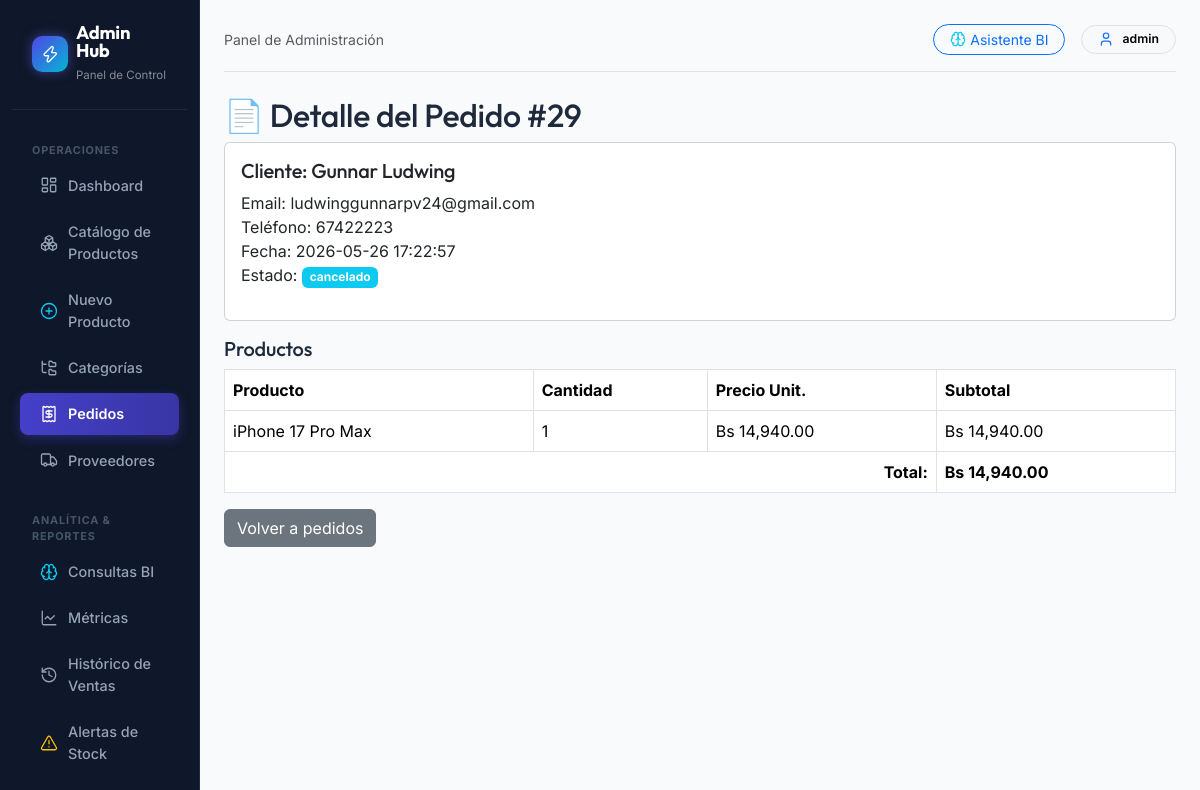
The page /admin/detalle_pedido.php?id=29 (signed in) on the database its author committed.
### tables this page shows
CREATE TABLE `pedidos` (
  `id` int(10) UNSIGNED NOT NULL,
  `cliente_id` int(10) UNSIGNED NOT NULL,
  `total` decimal(10,2) NOT NULL DEFAULT 0.00,
  `estado` enum('pendiente','confirmado','enviado','entregado','cancelado') NOT NULL DEFAULT 'pendiente',
  `notas` text DEFAULT NULL COMMENT 'Instrucciones especiales del cliente',
  `notificado_telegram` tinyint(1) NOT NULL DEFAULT 0 COMMENT '1 = ya se envió notificación',
  `creado_en` timestamp NOT NULL DEFAULT current_timestamp(),
  `actualizado_en` timestamp NOT NULL DEFAULT current_timestamp() ON UPDATE current_timestamp()
);

CREATE TABLE `clientes` (
  `id` int(10) UNSIGNED NOT NULL,
  `nombre` varchar(150) NOT NULL,
  `telefono` varchar(30) DEFAULT NULL,
  `email` varchar(200) DEFAULT NULL,
  `direccion` text DEFAULT NULL,
  `creado_en` timestamp NOT NULL DEFAULT current_timestamp()
);

CREATE TABLE `detalle_pedidos` (
  `id` int(10) UNSIGNED NOT NULL,
  `pedido_id` int(10) UNSIGNED NOT NULL,
  `producto_id` int(10) UNSIGNED NOT NULL,
  `cantidad` int(10) UNSIGNED NOT NULL DEFAULT 1,
  `precio_unitario` decimal(10,2) NOT NULL COMMENT 'Precio en el momento de la compra (snapshot)',
  `subtotal` decimal(10,2) NOT NULL DEFAULT 0.00 COMMENT 'Calculado desde PHP: cantidad * precio_unitario'
);

CREATE TABLE `productos` (
  `id` int(10) UNSIGNED NOT NULL,
  `categoria_id` int(10) UNSIGNED NOT NULL,
  `proveedor_id` int(10) UNSIGNED DEFAULT NULL,
  `nombre` varchar(200) NOT NULL,
  `descripcion` text DEFAULT NULL COMMENT 'Descripción detallada para el prompt de la IA',
  `precio` decimal(10,2) NOT NULL DEFAULT 0.00,
  `stock` int(10) UNSIGNED NOT NULL DEFAULT 0,
  `imagen_url` varchar(500) DEFAULT NULL COMMENT 'Ruta relativa o URL de la imagen',
  `sku` varchar(80) DEFAULT NULL COMMENT 'Código único de producto (Stock Keeping Unit)',
  `activo` tinyint(1) NOT NULL DEFAULT 1,
  `creado_en` timestamp NOT NULL DEFAULT current_timestamp(),
  `actualizado_en` timestamp NOT NULL DEFAULT current_timestamp() ON UPDATE current_timestamp()
);

### admin/detalle_pedido.php (the view, shortened to what this page needs)
<?php
$pdo = Database::getConnection();
$pedidoId = (int)$_GET['id'];
$stmt = $pdo->prepare("SELECT p.*, c.nombre AS cliente, c.email, c.telefono FROM pedidos p JOIN clientes c ON p.cliente_id = c.id WHERE p.id = :id");
$stmt->execute([':id' => $pedidoId]);
$pedido = $stmt->fetch();
$stmtDet = $pdo->prepare("SELECT dp.*, pr.nombre AS producto FROM detalle_pedidos dp JOIN productos pr ON dp.producto_id = pr.id WHERE dp.pedido_id = :id");
$stmtDet->execute([':id' => $pedidoId]);
$detalles = $stmtDet->fetchAll();
?>
<h2>📄 Detalle del Pedido #<?= $pedido['id'] ?></h2>
<div class="card mb-3">
    <div class="card-body">
        <h5>Cliente: <?= htmlspecialchars($pedido['cliente']) ?></h5>
        <p>Email: <?= htmlspecialchars($pedido['email'] ?: 'N/A') ?><br>
        Teléfono: <?= htmlspecialchars($pedido['telefono'] ?: 'N/A') ?><br>
        Fecha: <?= $pedido['creado_en'] ?><br>
        Estado: <span class="badge bg-<?= $pedido['estado'] == 'pendiente' ? 'warning' : ($pedido['estado'] == 'entregado' ? 'success' : 'info') ?>"><?= $pedido['estado'] ?></span></p>
    </div>
</div>
<h5>Productos</h5>
<table class="table table-bordered">
    <thead><tr><th>Producto</th><th>Cantidad</th><th>Precio Unit.</th><th>Subtotal</th></tr></thead>
    <tbody>
    <?php foreach ($detalles as $d): ?>
        <tr>
            <td><?= htmlspecialchars($d['producto']) ?></td>
            <td><?= $d['cantidad'] ?></td>
            <td>Bs <?= number_format((float)$d['precio_unitario'], 2) ?></td>
            <td>Bs <?= number_format((float)$d['subtotal'], 2) ?></td>
        </tr>
    <?php endforeach; ?>
    </tbody>
    <tfoot><tr><th colspan="3" class="text-end">Total:</th><th>Bs <?= number_format((float)$pedido['total'], 2) ?></th></tr></tfoot>
</table>
<a href="pedidos.php" class="btn btn-secondary">Volver a pedidos</a>
<?php
require 'layout.php';

### assets/css/admin.css (style rules this page uses)
:root { --admin-bg: #f8fafc; --admin-sidebar: #0f172a; --admin-card: #ffffff; --admin-primary: #4f46e5; --admin-text-main: #1e293b; --admin-text-muted: #64748b; --admin-border: #e2e8f0; }
body { font-family: 'Inter', sans-serif; background-color: var(--admin-bg); color: var(--admin-text-main); }
h1, h2, h3, h4, h5, h6, .brand-font { font-family: 'Outfit', sans-serif; letter-spacing: -0.01em; }

### rows shown on the page
pedidos: id "29", cliente.nombre "Gunnar Ludwing", cliente.email "ludwinggunnarpv24@gmail.com", cliente.telefono "67422223", creado_en "2026-05-26 17:22:57", estado "cancelado", total "14,940.00"
detalle_pedidos: producto.nombre "iPhone 17 Pro Max", cantidad "1", precio_unitario "14,940.00", subtotal "14,940.00"

### other values the page prints
$_SESSION['admin_user'] "admin"
